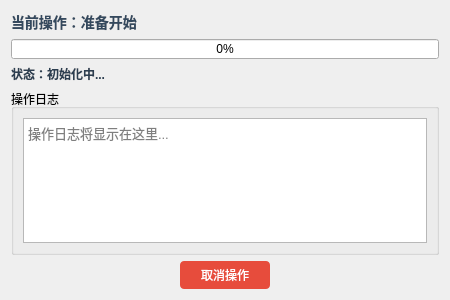
<?xml version="1.0" encoding="UTF-8"?>
<ui version="4.0">
 <class>ProgressDialog</class>
 <widget class="QDialog" name="ProgressDialog">
  <property name="geometry">
   <rect>
    <x>0</x>
    <y>0</y>
    <width>450</width>
    <height>300</height>
   </rect>
  </property>
  <property name="minimumSize">
   <size>
    <width>450</width>
    <height>300</height>
   </size>
  </property>
  <property name="maximumSize">
   <size>
    <width>600</width>
    <height>400</height>
   </size>
  </property>
  <property name="windowTitle">
   <string>操作进度</string>
  </property>
  <property name="styleSheet">
   <string notr="true">QLabel#lblStatus {
    color: #2c3e50;
    font-weight: bold;
}
QProgressBar {
    height: 20px;
    text-align: center;
}
QProgressBar::chunk {
    background-color: #3498db;
    width: 10px;
    margin: 0.5px;
}</string>
  </property>
  <layout class="QVBoxLayout" name="verticalLayout">
   <item>
    <widget class="QLabel" name="lblOperation">
     <property name="styleSheet">
      <string notr="true">font-size: 14px;
font-weight: bold;
color: #34495e;</string>
     </property>
     <property name="text">
      <string>当前操作：准备开始</string>
     </property>
    </widget>
   </item>
   <item>
    <widget class="QProgressBar" name="progressBar">
     <property name="value">
      <number>0</number>
     </property>
     <property name="alignment">
      <set>Qt::AlignCenter</set>
     </property>
     <property name="format">
      <string>%p%</string>
     </property>
    </widget>
   </item>
   <item>
    <widget class="QLabel" name="lblStatus">
     <property name="text">
      <string>状态：初始化中...</string>
     </property>
    </widget>
   </item>
   <item>
    <widget class="QGroupBox" name="groupBox">
     <property name="title">
      <string>操作日志</string>
     </property>
     <layout class="QVBoxLayout" name="verticalLayout_2">
      <item>
       <widget class="QTextEdit" name="textEdit">
        <property name="styleSheet">
         <string notr="true">font-family: 'Consolas', 'Courier New', monospace;
font-size: 10pt;</string>
        </property>
        <property name="readOnly">
         <bool>true</bool>
        </property>
        <property name="placeholderText">
         <string>操作日志将显示在这里...</string>
        </property>
       </widget>
      </item>
     </layout>
    </widget>
   </item>
   <item>
    <layout class="QHBoxLayout" name="horizontalLayout">
     <item>
      <spacer name="horizontalSpacer">
       <property name="orientation">
        <enum>Qt::Horizontal</enum>
       </property>
       <property name="sizeHint" stdset="0">
        <size>
         <width>40</width>
         <height>20</height>
        </size>
       </property>
      </spacer>
     </item>
     <item>
      <widget class="QPushButton" name="btnCancel">
       <property name="styleSheet">
        <string notr="true">QPushButton {
    min-width: 80px;
    padding: 5px;
    background-color: #e74c3c;
    color: white;
    border-radius: 4px;
}
QPushButton:hover {
    background-color: #c0392b;
}</string>
       </property>
       <property name="text">
        <string>取消操作</string>
       </property>
       <property name="icon">
        <iconset>
         <normaloff>:/icons/cancel.png</normaloff>:/icons/cancel.png</iconset>
       </property>
      </widget>
     </item>
     <item>
      <spacer name="horizontalSpacer_2">
       <property name="orientation">
        <enum>Qt::Horizontal</enum>
       </property>
       <property name="sizeHint" stdset="0">
        <size>
         <width>40</width>
         <height>20</height>
        </size>
       </property>
      </spacer>
     </item>
    </layout>
   </item>
  </layout>
 </widget>
 <resources/>
 <connections>
  <connection>
   <sender>btnCancel</sender>
   <signal>clicked()</signal>
   <receiver>ProgressDialog</receiver>
   <slot>reject()</slot>
   <hints>
    <hint type="sourcelabel">
     <x>248</x>
     <y>254</y>
    </hint>
    <hint type="destinationlabel">
     <x>224</x>
     <y>224</y>
    </hint>
   </hints>
  </connection>
 </connections>
</ui>
